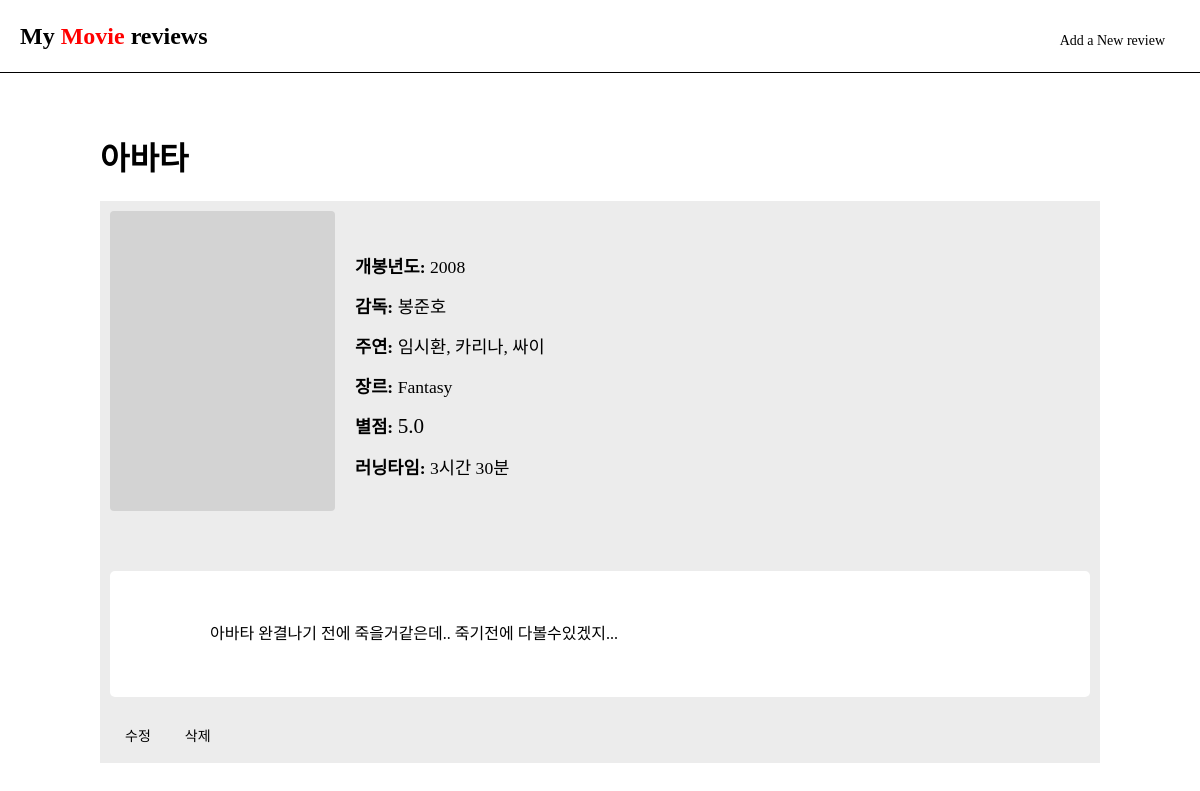
/review/6/, run on the app's committed database.
### reviews/models.py (models this page shows, shortened)
class MovieReview(models.Model):
    title = models.CharField(max_length=100, verbose_name="영화 제목")
    release_year = models.IntegerField(verbose_name="개봉 년도")
    genre_choices = [
        ('SF', 'SF'),
        ('Comedy', '코미디'),
        ('Action', '액션'),
        ('Drama', '드라마'),
        ('Horror', '공포'),
        ('Thriller', '스릴러'),
        ('Fantasy', '판타지'),
        ('Animation', '애니메이션'),
        ('Romance', '로맨스'),
        ('Mystery', '미스터리'),
        ('Crime', '범죄'),
        ('Musical', '뮤지컬'),
    ]
    genre = models.CharField(max_length=50, choices=genre_choices)
    rating = models.FloatField(validators=[MinValueValidator(0.0), MaxValueValidator(5.0)])
    running_time_minutes = models.IntegerField()
    review_content = models.TextField()
    director = models.CharField(max_length=100, blank=True, null=True)
    actors = models.CharField(max_length=200,blank=True, null=True)
    created_at = models.DateTimeField(auto_now_add=True)
    updated_at = models.DateTimeField(auto_now=True)
    class Meta:
        ordering = ['-created_at']

### reviews/views.py (the view)
# urls.py: path('<int:pk>/', views.review_detail, name='review_detail'), # 리뷰 디테일 페이지
def review_detail(request, pk):
    review = get_object_or_404(MovieReview, pk=pk)
    hours = review.running_time_minutes // 60
    minutes = review.running_time_minutes % 60
    running_time_display = f"{hours}시간 {minutes}분" if hours > 0 else f"{minutes}분"
    return render(request, 'reviews/reviews_detail.html', {
        'review': review,
        'running_time_display': running_time_display
    })

### reviews/templates/reviews/reviews_detail.html (shortened to what this page needs)
<!DOCTYPE html>
<html lang="ko">
<head>
</head>
<body>
    <header>
        <h1><a href="{% url 'reviews:review_list' %}">My <span style="color: red;">Movie</span> reviews</a></h1>
        <nav>
            <a href="{% url 'reviews:review_create' %}" class="button">Add a New review</a>
        </nav>
    </header>
    <div class="container">
        <h1>{{ review.title }}</h1>
        <div class="movie-detail-container">
            <div class="movie-detail">
                <div class="movie-image">
                </div>
                <div class="movie-detail-info">
                    <p><strong>개봉년도:</strong> {{ review.release_year }}</p>
                    <p><strong>감독:</strong> {{ review.director|default:"정보 없음" }}</p>
                    <p><strong>주연:</strong> {{ review.actors|default:"정보 없음" }}</p>
                    <p><strong>장르:</strong> {{ review.genre }}</p>
                    <p><strong>별점:</strong>
                        <span class="stars">
                            {{ review.rating }}
                        </span>
                    </p>
                    <p><strong>러닝타임:</strong> {{ running_time_display }}</p>
                </div>
            </div>
            <div class="movie-detail-comment">
                <div class="movie-detail-review-content">
                    {{ review.review_content }}
                </div>
                <div style="text-align: left; margin-top: 20px;">
                    <a href="{% url 'reviews:review_update' review.pk %}" class="button">수정</a>
                    <form action="{% url 'reviews:review_delete' review.pk %}" method="post" style="display:inline;">
                        <button type="submit" class="button" onclick="return confirm('리뷰를 삭제하시겠습니까?');" style="background-color: rgb(236, 236, 236);">삭제</button>
                    </form>
                </div>
            </div>
        </div>
    </div>
</body>
</html>

### reviews/templates/reviews/reviews_detail.html (style rules this page uses)
body { margin: 0; padding: 0; background-color: white; }
.container { max-width: 1000px; margin: 20px auto; padding: 20px; }
header { background-color: white; color: black; padding: 15px 20px; display: flex; justify-content: space-between; align-items: center; box-shadow: 0 1px 0 0 black; }
header h1 { margin: 0; font-size: 24px; }
header a { color: black; text-decoration: none; }
nav { margin-top: 10px; }
nav a { margin-left: 20px; color: black; text-decoration: none; }
.button { display: inline-block; padding: 8px 15px; color: black; border: none; cursor: pointer; text-decoration: none; font-size: 14px; }
.stars { font-size: 1.2em; }
.movie-detail-container { background-color: rgb(236, 236, 236); display: flex; gap: 30px; margin-top: 20px; flex-wrap: wrap; flex-direction: column; padding: 10px; }
.movie-detail { display: flex; min-width: 250px; align-items: center; }
.movie-detail-info { padding-left: 20px; }
.movie-detail-comment { min-width: 300px; }
.movie-detail-info p { margin: 15px 0; font-size: 1.1em; }
.movie-detail-review-content { margin-top: 20px; line-height: 1.8; background-color: white; padding: 20px; border-radius: 5px; white-space: pre-wrap; }
.movie-image { width: 225px; height: 300px; object-fit: cover; border-radius: 4px; margin-bottom: 10px; background-color: lightgray; display: flex; align-items: center; justify-content: center; font-size: 0.9em; }

### data on the page
MovieReview: title "아바타", release_year "2008", director "봉준호", actors "임시환, 카리나, 싸이", genre "Fantasy", rating "5.0", review_content "아바타 완결나기 전에 죽을거같은데.. 죽기전에 다볼수있겠지..."

### other printed values
{{ running_time_display }} "3시간 30분"
